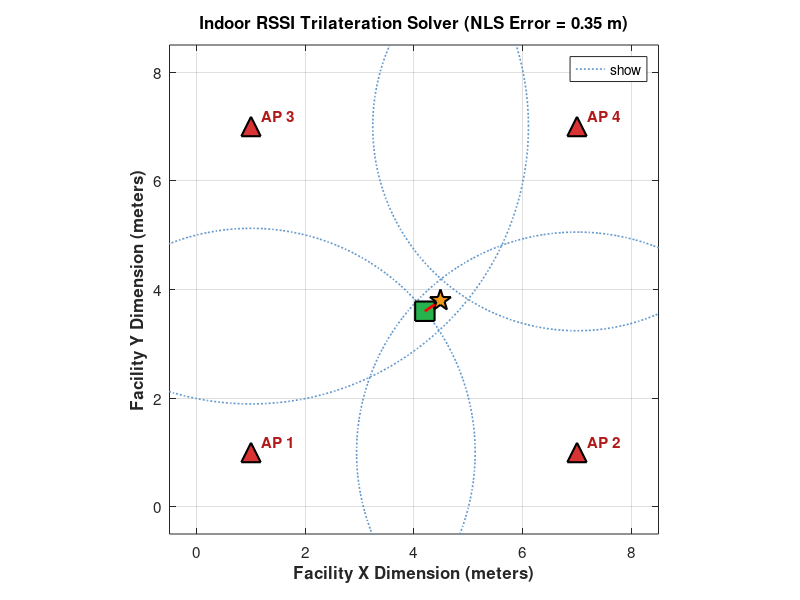

Reproduce this figure in MATLAB.
% Wi-Fi RSSI Indoor Trilateration & Multilateration Localization
% File: indoor_localization.m
% Description: Uses multi-AP RSSI ranging and Linear/Non-linear Least Squares
% to estimate 2D position fixes inside an indoor facility.

clc;
clear;
close all;

fprintf('=================================================================\n');
fprintf('     Wi-Fi RSSI Indoor Multilateration & Position Estimation     \n');
fprintf('=================================================================\n\n');

%% 1. System Parameters & Anchor Access Points
% Known Access Point (AP) physical coordinates in the facility
AP_coords = [
    1.0, 1.0;   % AP 1: West Wall (Amrita-2.4G-B244)
    7.0, 1.0;   % AP 2: North Wall (Amrita-5G-B244)
    1.0, 7.0;   % AP 3: South Wall (Amrita-Staff-B244)
    7.0, 7.0    % AP 4: East Wall (Amrita-Lab-B244)
];
M = size(AP_coords, 1);

% Path loss propagation parameters (from path_loss_prediction.m)
P0 = -40.0;     % Reference power at 1 meter (dBm)
n  = 2.75;      % Path loss exponent in obstructed lab
d0 = 1.0;       % Reference distance (m)

%% 2. True Target Position & Simulated RSSI Reception
true_pos = [4.2, 3.6]; % True unknown receiver position (m)

% True geometric distances
true_dist = sqrt(sum((AP_coords - true_pos).^2, 2));

% Add log-normal shadow noise (sigma = 1.5 dB)
rng(42); % Fixed seed for reproducible presentation results
shadow_noise = randn(M, 1) * 1.5;
measured_rssi = P0 - 10 * n * log10(true_dist / d0) + shadow_noise;

% Estimated distances from received RSSI
est_dist = d0 * 10.^((P0 - measured_rssi) / (10 * n));

fprintf('Access Point Beacons & Ranging Measurements:\n');
fprintf('-------------------------------------------------------------\n');
fprintf(' Anchor | (X, Y) Pos (m) | Measured RSSI | Est. Dist | True Dist\n');
fprintf('-------------------------------------------------------------\n');
for j = 1:M
    fprintf('  AP %d  | (%4.1f, %4.1f)   |   %6.2f dBm  |  %5.2f m  |  %5.2f m\n', ...
        j, AP_coords(j, 1), AP_coords(j, 2), measured_rssi(j), est_dist(j), true_dist(j));
end
fprintf('-------------------------------------------------------------\n\n');

%% 3. Linear Least Squares (LLS) Solver
% Anchor M is used as reference
xM = AP_coords(M, 1);
yM = AP_coords(M, 2);
dM = est_dist(M);

A_mat = zeros(M - 1, 2);
b_vec = zeros(M - 1, 1);

for j = 1:(M - 1)
    xj = AP_coords(j, 1);
    yj = AP_coords(j, 2);
    dj = est_dist(j);
    
    A_mat(j, :) = [2 * (xj - xM), 2 * (yj - yM)];
    b_vec(j)    = (dj^2 - dM^2) - (xj^2 + yj^2) + (xM^2 + yM^2);
end

% Normal equation solution: p_lls = (A' * A) \ (A' * b)
pos_lls = (A_mat \ b_vec)';

%% 4. Non-Linear Least Squares (NLS) Refinement
% Objective: minimize sum of squared distance errors
obj_fun = @(p) sum((sqrt(sum((AP_coords - p).^2, 2)) - est_dist).^2);

options = optimset('Display', 'off', 'TolX', 1e-4, 'TolFun', 1e-4);
pos_nls = fminsearch(obj_fun, pos_lls, options);

% Localization Errors
err_lls = norm(pos_lls - true_pos);
err_nls = norm(pos_nls - true_pos);

fprintf('Localization Results:\n');
fprintf('-------------------------------------------------------------\n');
fprintf(' True Receiver Position   : (%.2f, %.2f) m\n', true_pos(1), true_pos(2));
fprintf(' LLS Estimated Position   : (%.2f, %.2f) m  | Error: %.2f m\n', ...
    pos_lls(1), pos_lls(2), err_lls);
fprintf(' NLS Refined Position     : (%.2f, %.2f) m  | Error: %.2f m\n', ...
    pos_nls(1), pos_nls(2), err_nls);
fprintf('-------------------------------------------------------------\n\n');

%% 5. Visualization Plot
fig = figure('Name', 'Wi-Fi Trilateration Localization', 'Color', 'w', 'Position', [100, 100, 800, 650]);
hold on;

% Draw Ranging Circles from AP anchors
theta = linspace(0, 2*pi, 150);
for j = 1:M
    cx = AP_coords(j, 1) + est_dist(j) * cos(theta);
    cy = AP_coords(j, 2) + est_dist(j) * sin(theta);
    plot(cx, cy, ':', 'Color', [0.4, 0.6, 0.8], 'LineWidth', 1.2);
end

% Plot AP Anchors
plot(AP_coords(:, 1), AP_coords(:, 2), '^', 'MarkerSize', 14, ...
    'MarkerFaceColor', [0.85, 0.20, 0.20], 'MarkerEdgeColor', 'k', ...
    'LineWidth', 1.5, 'DisplayName', 'Wi-Fi AP Anchors');

% Label APs
for j = 1:M
    text(AP_coords(j, 1) + 0.2, AP_coords(j, 2) + 0.2, sprintf('AP %d', j), ...
        'FontSize', 11, 'FontWeight', 'bold', 'Color', [0.7, 0.1, 0.1]);
end

% Plot True Position
plot(true_pos(1), true_pos(2), 's', 'MarkerSize', 14, ...
    'MarkerFaceColor', [0.15, 0.70, 0.30], 'MarkerEdgeColor', 'k', ...
    'LineWidth', 1.5, 'DisplayName', sprintf('True Location (%.1f, %.1f)', true_pos(1), true_pos(2)));

% Plot NLS Estimated Position
plot(pos_nls(1), pos_nls(2), 'p', 'MarkerSize', 16, ...
    'MarkerFaceColor', [0.95, 0.60, 0.10], 'MarkerEdgeColor', 'k', ...
    'LineWidth', 1.5, 'DisplayName', sprintf('Estimated Fix (%.1f, %.1f)', pos_nls(1), pos_nls(2)));

% Error Vector
line([true_pos(1), pos_nls(1)], [true_pos(2), pos_nls(2)], ...
    'Color', 'r', 'LineWidth', 2.0, 'LineStyle', '--', ...
    'DisplayName', sprintf('Localization Error (%.2f m)', err_nls));

hold off;
axis equal;
grid on;
box on;
xlim([-0.5, 8.5]);
ylim([-0.5, 8.5]);
xlabel('Facility X Dimension (meters)', 'FontSize', 12, 'FontWeight', 'bold');
ylabel('Facility Y Dimension (meters)', 'FontSize', 12, 'FontWeight', 'bold');
title(sprintf('Indoor RSSI Trilateration Solver (NLS Error = %.2f m)', err_nls), ...
    'FontSize', 13, 'FontWeight', 'bold');
legend('show', 'Location', 'northeast');
set(gca, 'FontSize', 11);

saveas(fig, 'WiFi_Trilateration_Localization.png');
fprintf('Saved figure: WiFi_Trilateration_Localization.png\n');
fprintf('Multilateration localization analysis completed.\n\n');
